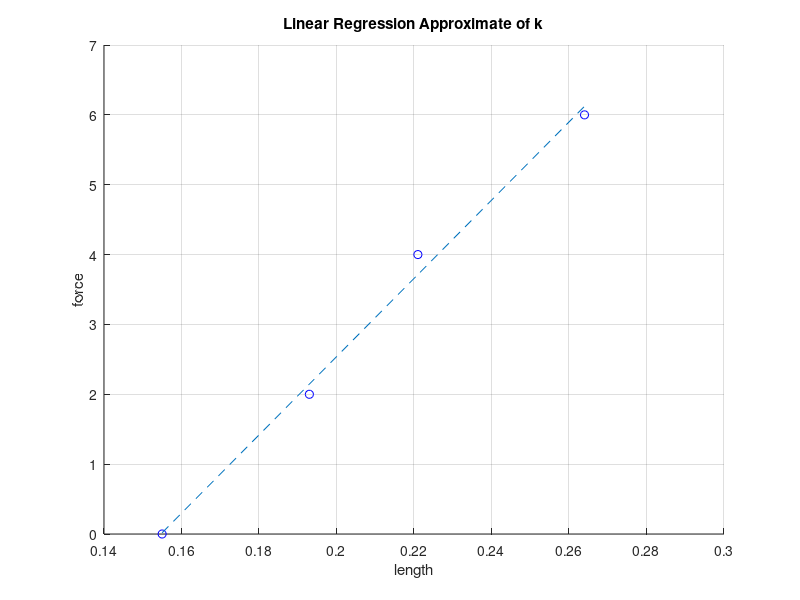
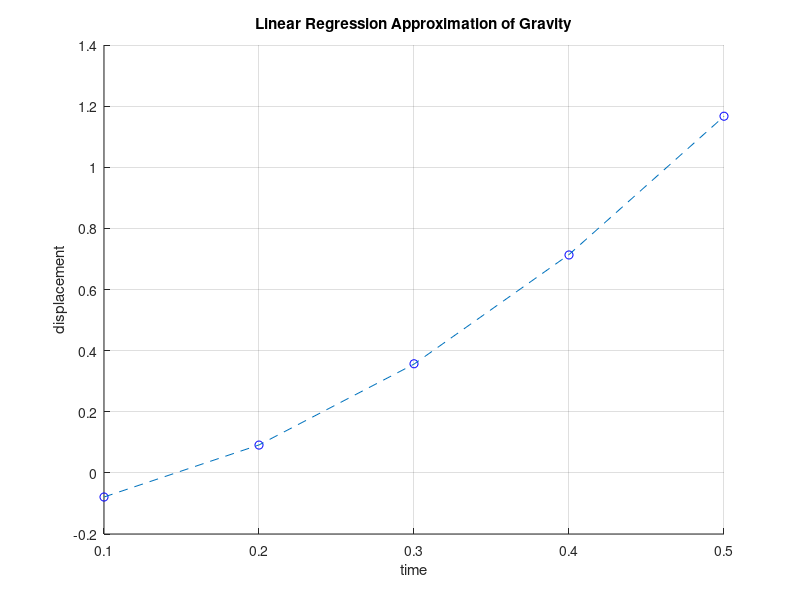

Write MATLAB code to recreate these figures, in order.
% Applied least square regression. 

% a) We first approximate the spring constant through linear regression, 
% with initial condition at time zero, and a particular set of displacement
% measurements corresponding to forces applied to the spring. 

% b) We then approximate the graviational constant with time series 
% of a mass falling from a reference point. We use the second order ODE
% of newton's second law and fit a second order regression.

% a)
x = [.155 .193 .221 .264]';
y = [0 2 4 6]';
format short
X = [ones(length(x),1) x];
b = X\y;

disp('the k constant is approximated by:')
disp(b(2))

yCalc2 = X*b;
scatter(x,y, 'b')
hold on
plot(x,yCalc2,'--')
xlabel('length')
ylabel('force')
title('Linear Regression Approximate of k')
grid on


x = [.1, .2, .3, .4, .5]';
x1 = [.1*.1, .2*.2, .3*.3, .4*.4, .5*.5]';
y = [-.079, .091, .357, .713, 1.167]';
format short
X = [ones(length(x),1) x, x1];
b = X\y;

disp('gravity approximated by:')
disp(b(3)*2)
figure()
yCalc2 = X*b;
scatter(x,y, 'b')
hold on
plot(x,yCalc2,'--')
xlabel('time')
ylabel('displacement')
title('Linear Regression Approximation of Gravity')
grid on




